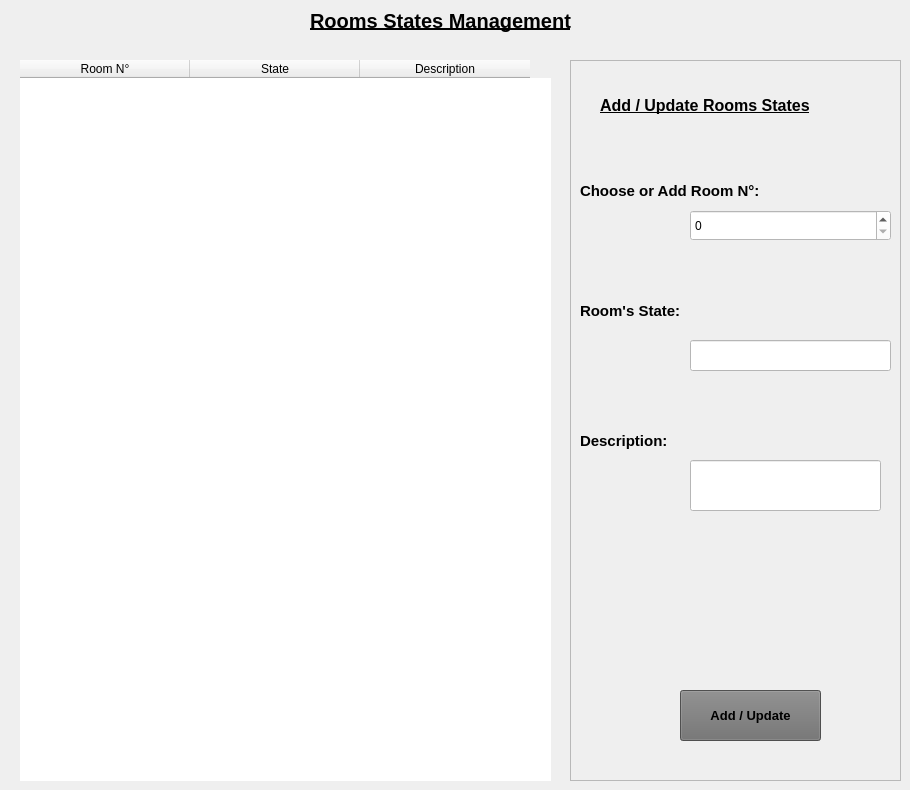
        <widget class="QWidget" name="tab_3">
         <attribute name="title">
          <string>state</string>
         </attribute>
         <widget class="QTableWidget" name="tableWidget_2">
          <property name="geometry">
           <rect>
            <x>20</x>
            <y>60</y>
            <width>531</width>
            <height>721</height>
           </rect>
          </property>
          <property name="frameShape">
           <enum>QFrame::NoFrame</enum>
          </property>
          <attribute name="horizontalHeaderDefaultSectionSize">
           <number>170</number>
          </attribute>
          <column>
           <property name="text">
            <string>Room N°</string>
           </property>
          </column>
          <column>
           <property name="text">
            <string>State</string>
           </property>
          </column>
          <column>
           <property name="text">
            <string>Description</string>
           </property>
          </column>
         </widget>
         <widget class="QFrame" name="frame_5">
          <property name="geometry">
           <rect>
            <x>570</x>
            <y>60</y>
            <width>331</width>
            <height>721</height>
           </rect>
          </property>
          <property name="styleSheet">
           <string notr="true"/>
          </property>
          <property name="frameShape">
           <enum>QFrame::StyledPanel</enum>
          </property>
          <property name="frameShadow">
           <enum>QFrame::Plain</enum>
          </property>
          <widget class="QLabel" name="label_6">
           <property name="geometry">
            <rect>
             <x>10</x>
             <y>110</y>
             <width>221</width>
             <height>41</height>
            </rect>
           </property>
           <property name="font">
            <font>
             <pointsize>11</pointsize>
             <weight>75</weight>
             <bold>true</bold>
            </font>
           </property>
           <property name="text">
            <string>Choose or Add Room N°:</string>
           </property>
          </widget>
          <widget class="QLineEdit" name="lineEdit_2">
           <property name="geometry">
            <rect>
             <x>120</x>
             <y>280</y>
             <width>201</width>
             <height>31</height>
            </rect>
           </property>
           <property name="styleSheet">
            <string notr="true">background-color: rgb(255, 255, 255);</string>
           </property>
           <property name="text">
            <string/>
           </property>
          </widget>
          <widget class="QLabel" name="label_7">
           <property name="geometry">
            <rect>
             <x>10</x>
             <y>230</y>
             <width>131</width>
             <height>41</height>
            </rect>
           </property>
           <property name="font">
            <font>
             <pointsize>11</pointsize>
             <weight>75</weight>
             <bold>true</bold>
            </font>
           </property>
           <property name="text">
            <string>Room's State:</string>
           </property>
          </widget>
          <widget class="QLabel" name="label_8">
           <property name="geometry">
            <rect>
             <x>10</x>
             <y>360</y>
             <width>111</width>
             <height>41</height>
            </rect>
           </property>
           <property name="font">
            <font>
             <pointsize>11</pointsize>
             <weight>75</weight>
             <bold>true</bold>
            </font>
           </property>
           <property name="text">
            <string>Description:</string>
           </property>
          </widget>
          <widget class="QLabel" name="label_5">
           <property name="geometry">
            <rect>
             <x>30</x>
             <y>30</y>
             <width>291</width>
             <height>31</height>
            </rect>
           </property>
           <property name="font">
            <font>
             <pointsize>12</pointsize>
             <weight>75</weight>
             <bold>true</bold>
             <underline>true</underline>
            </font>
           </property>
           <property name="text">
            <string>Add / Update Rooms States</string>
           </property>
          </widget>
          <widget class="QPushButton" name="pushButton_9">
           <property name="geometry">
            <rect>
             <x>110</x>
             <y>630</y>
             <width>141</width>
             <height>51</height>
            </rect>
           </property>
           <property name="font">
            <font>
             <pointsize>10</pointsize>
             <weight>75</weight>
             <bold>true</bold>
            </font>
           </property>
           <property name="styleSheet">
            <string notr="true">background-color: rgb(111, 111, 111);</string>
           </property>
           <property name="text">
            <string>Add / Update</string>
           </property>
          </widget>
          <widget class="QSpinBox" name="spinBox_2">
           <property name="geometry">
            <rect>
             <x>120</x>
             <y>150</y>
             <width>201</width>
             <height>31</height>
            </rect>
           </property>
           <property name="font">
            <font>
             <pointsize>9</pointsize>
            </font>
           </property>
           <property name="styleSheet">
            <string notr="true">background-color: rgb(255, 255, 255);</string>
           </property>
          </widget>
          <widget class="QLineEdit" name="desc">
           <property name="geometry">
            <rect>
             <x>120</x>
             <y>400</y>
             <width>191</width>
             <height>51</height>
            </rect>
           </property>
           <property name="font">
            <font>
             <pointsize>9</pointsize>
            </font>
           </property>
           <property name="styleSheet">
            <string notr="true">background-color: rgb(255, 255, 255);</string>
           </property>
          </widget>
         </widget>
         <widget class="QLabel" name="label_3">
          <property name="geometry">
           <rect>
            <x>310</x>
            <y>0</y>
            <width>351</width>
            <height>41</height>
           </rect>
          </property>
          <property name="font">
           <font>
            <pointsize>15</pointsize>
            <weight>75</weight>
            <bold>true</bold>
            <underline>true</underline>
           </font>
          </property>
          <property name="text">
           <string>Rooms States Management</string>
          </property>
         </widget>
        </widget>
